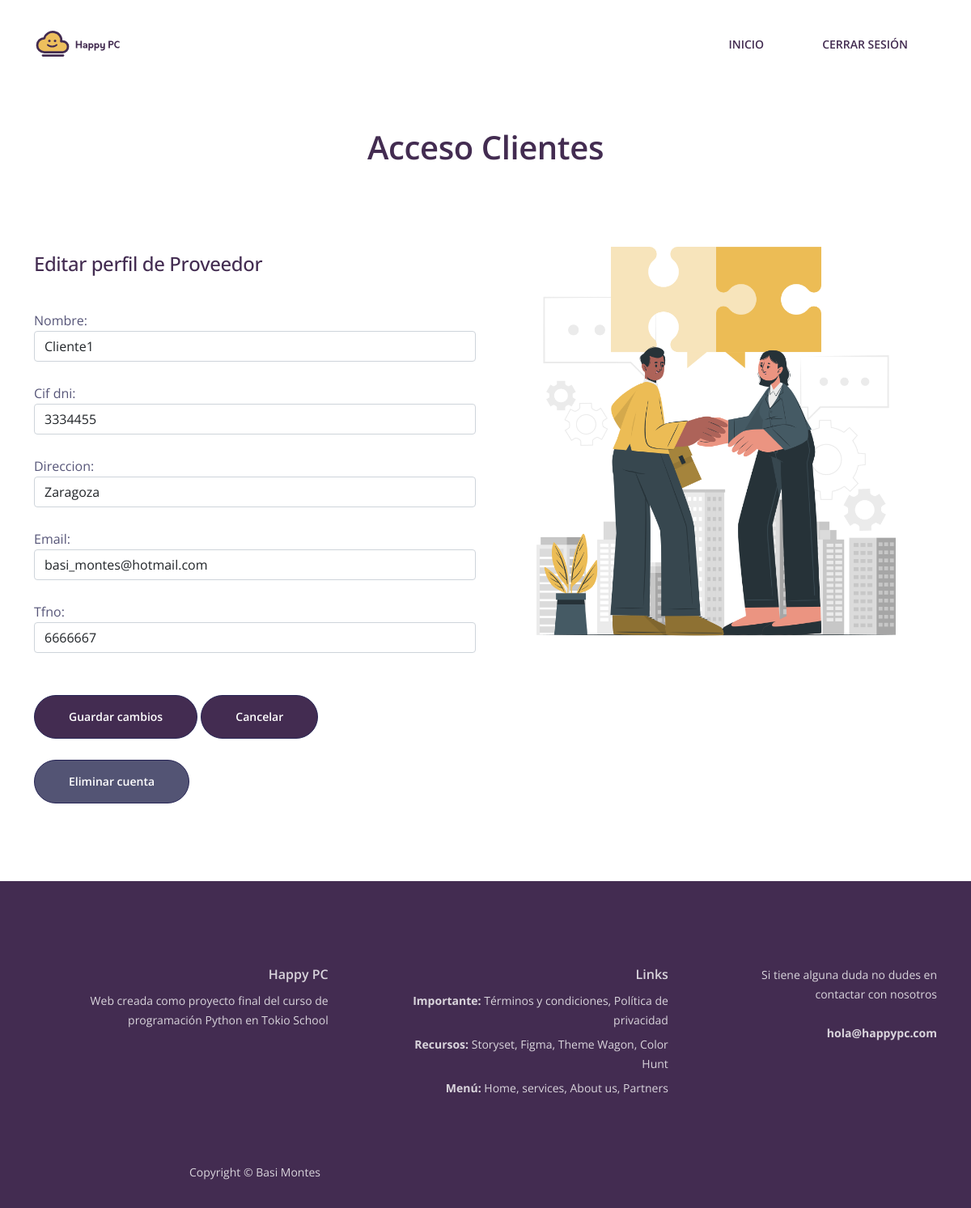
The page /editar_clientes/2 (signed in) on the database its author committed.
### suministros_informaticos_app/models.py (models this page shows, shortened)
class Clientes(models.Model):
    cliente_perfil = models.OneToOneField(User, on_delete=models.CASCADE)
    nombre = models.CharField(max_length=30)
    cif_dni = models.CharField(max_length=9)
    direccion = models.CharField(max_length=50)
    email = models.EmailField(blank=True, null=True)
    tfno = models.IntegerField(default=0)
    esCliente = models.BooleanField(default=True)
    esProveedor = models.BooleanField(default=False)

### suministros_informaticos_app/views.py (the view)
# urls.py: path('editar_clientes/<id>', views.editar_clientes, name="Editar Clientes"),
def editar_clientes(request, id):
    clientes = get_object_or_404(Clientes, id=id)
    data = {'form': Editar_Clientes(instance=clientes)}
    if request.method == "POST":
        form = Editar_Clientes(data=request.POST, instance=clientes)
        if form.is_valid():
            form.save()
            return redirect('Acceso')
        data['form'] = form
    return render(request, 'editar_clientes.html', data)

### suministros_informaticos_app/forms.py (shortened to what this page needs)
class Editar_Clientes(forms.ModelForm):
    class Meta:
        model = Clientes
        fields = '__all__'
        exclude = 'esCliente', 'esProveedor', 'cliente_perfil'

### suministros_informaticos_app/templates/editar_clientes.html (shortened to what this page needs)
{% load widget_tweaks %}
{% load static %}
<!DOCTYPE html>
<html lang="en">
  <head>
      <link rel="stylesheet" href="{% static 'css/bootstrap.min.css' %}">
      <link rel="stylesheet" href="{% static 'css/fontawesome-all.min.css' %}">
      <link rel="stylesheet" href="{% static 'css/swiper.css' %}">
      <link rel="stylesheet" href="{% static 'css/styles.css' %}">
  </head>
  <body data-bs-spy="scroll" data-bs-target="#navbarExample">
      <nav id="navbarExample" class="navbar navbar-expand-lg fixed-top navbar-light" aria-label="Main navigation">
          <div class="container">
              <a class="navbar-brand logo-image" href="{% url 'Home' %}"><img src="{% static 'images/Logo horizontal.svg' %}"></a>
              <div class="navbar-collapse offcanvas-collapse" id="navbarsExampleDefault">
                  <ul class="navbar-nav ms-auto navbar-nav-scroll">
                    <li class="nav-item{% if request.path == '/login/' %}active{% endif %} px-lg-4">
                        <a href="{% url 'Home' %}" class="nav-link text-uppercase text-expanded"> <span class="navname">Inicio</span> </a>
                    </li>
                    <li class="nav-item{% if request.path == '/login/' %}active{% endif %} px-lg-4">
                        {% if request.user.is_authenticated %}
                        <a href="{% url 'logout' %}" class="nav-link text-uppercase text-expanded"> <span class="navname">Cerrar Sesión</span> </a>
                        {% else  %}
                        <a href="{% url 'login' %}" class="nav-link text-uppercase text-expanded"> <span class="navname">Iniciar Sesión</span> </a>
                        {% endif %}
                      </li>
                </ul>
              </div>
          </div>
      </nav>
      <header class="ex-header">
        <div class="container">
            <div class="row">
                <div class="col-xl-10 offset-xl-1">
                    <br><br><br><br><br><br>
                    {% if user.clientes.esCliente %}
                    <h1 class="text-center">Acceso Clientes</h1>
                    {% endif %}
                </div>
            </div>
        </div>
      </header>
      <div class="ex-form-1 pt-5 pb-5">
        <div class="container">
            <div class="row">
                <div class="col-lg-6">
                    <div class="text-box mt-5 mb-5">
                        {% if user.clientes.esCliente %}
                        <h1 class="h4 mb-3 font-weight-normal">Editar perfil de Proveedor</h1>
                        <form id="formulario" method="post" action='' class="form-signin">{% csrf_token %}
                            {% for field in form.visible_fields %}
                                <br> {{field.label_tag}}
                                    {% render_field field class="form-control" %}
                            {% endfor %}
                                    <br><br>
                                    <button class="btn-solid-lg_proveedores" > Guardar cambios </button>
                                    <a href="{% url 'Acceso' %}" class="btn-solid-lg_proveedores"> <span class="navname">Cancelar</span> </a>
                                    <br><br>
                                    <a class="btn-solid-lg_clientes" href="/eliminar_clientes">Eliminar cuenta</a>
                        </form>
                        {% endif %}
                </div>
            </div>
            <div class="col-lg-6">
                <div class="image-container">
                    <img class="img-fluid" src="{% static 'images/Business merger-cuate.png' %}">
                </div>
            </div>
          </div>
        </div>
      </div>
      <div class="footer">
          <div class="container">
              <div class="row">
                  <div class="col-lg-12">
                      <div class="footer-col first">
                          <h6>Happy PC</h6>
                          <p class="p-small">Web creada como proyecto final del curso de programación Python en Tokio School</p>
                      </div>
                      <div class="footer-col second">
                          <h6>Links</h6>
                          <ul class="list-unstyled li-space-lg p-small">
                              <li><strong>Importante:</strong>
                                  <a href="terms.html">Términos y condiciones</a>,
                                  <a href="privacy.html">Política de privacidad</a>
                              </li>
                              <li><strong>Recursos:</strong>
                                  <a href="https://storyset.com">Storyset</a>,
                                  <a href="https://www.figma.com">Figma</a>,
                                  <a href="https://themewagon.com">Theme Wagon</a>,
                                  <a href="https://colorhunt.co/">Color Hunt</a>
                              </li>
                              <li><strong>Menú:</strong>
                                  <a href="#header">Home</a>,
                                  <a href="#services">services</a>,
                                  <a href="#aboutus">About us</a>,
                                  <a href="#partners">Partners</a>
                              </li>
                          </ul>
                      </div>
                      <div class="footer-col third">
                          <p class="p-small">Si tiene alguna duda no dudes en contactar con nosotros <br><br>
                              <a href="mailto:basi_montes@hotmail.com"><strong>hola@happypc.com</strong></a>
                          </p>
                      </div>
                  </div>
              </div>
          </div>
      </div>
      <div class="copyright">
          <div class="container">
              <div class="row">
                  <div class="col-lg-6">
                      <p class="p-small">Copyright © <a href="https://basimontes.github.io/personal_site/index.html" target="_blank">Basi Montes</a></p>
                  </div>
              </div>
          </div>
      </div>
  </body>
</html>

### static/css/styles.css (style rules this page uses)
body, html { width: 100%; height: 100%; min-height: 100vh; }
body, p { color: #565578; font: 400 1rem/1.625rem "Open Sans", sans-serif; }
h1 { color: #432C51; font-weight: 600; font-size: 2.5rem; line-height: 3.25rem; letter-spacing: -0.4px; }
h6 { color: #432C51; font-weight: 600; font-size: 1rem; line-height: 1.375rem; }
.p-small { font-size: 0.875rem; line-height: 1.5rem; }
.li-space-lg li { margin-bottom: 0.5rem; }
a { color: #565578; text-decoration: underline; }
.btn-solid-lg_proveedores { display: inline-block; padding: 1.625rem 2.625rem 1.625rem 2.625rem; border: 1px solid #272556; border-radius: 30px; background-color: #432C51; color: #ffffff; font-weight: 600; font-size: 0.875rem; line-height: 0; text-decoration: none; transition: all 0.2s; }
.btn-solid-lg_clientes { display: inline-block; padding: 1.625rem 2.625rem 1.625rem 2.625rem; border: 1px solid #272556; border-radius: 30px; background-color: #535474; color: #ffffff; font-weight: 600; font-size: 0.875rem; line-height: 0; text-decoration: none; transition: all 0.2s; }
.navbar { background-color: #fff2dc; font-weight: 600; font-size: 0.875rem; line-height: 0.875rem; }
.navbar .navbar-brand { padding-top: 0.25rem; padding-bottom: 0.25rem; }
.navbar .logo-image img { width: 200px; height: 45px; }
.offcanvas-collapse { position: fixed; top: 3.25rem; bottom: 0; left: 100%; width: 100%; padding-right: 1rem; padding-left: 1rem; overflow-y: auto; visibility: hidden; background-color: #fff2dc; transition: visibility .3s ease-in-out, -webkit-transform .3s ease-in-out; transition: transform .3s ease-in-out, visibility .3s ease-in-out; transition: transform .3s ease-in-out, visibility .3s ease-in-out, -webkit-transform .3s ease-in-out; }
.navbar .navbar-nav { margin-top: 0.75rem; margin-bottom: 0.5rem; }
.navbar .nav-item .nav-link { padding-top: 0.625rem; padding-bottom: 0.625rem; color: #432C51; text-decoration: none; transition: all 0.2s ease; }
.footer { padding-top: 6.5rem; padding-bottom: 2rem; background-color: #432C51; margin-top: auto; margin-left: auto; margin-right: 0; display: table; width: 100%; height: 13vh; text-align: right; }
.footer a { color: #ffffff; text-decoration: none; }
.footer .footer-col { margin-bottom: 3rem; }
.footer h6 { margin-bottom: 0.625rem; color: #ffffff; opacity: 0.8; }
.footer p, .footer ul { color: #ffffff; opacity: 0.8; }
.footer .li-space-lg li { margin-bottom: 0.375rem; }
.copyright { padding-bottom: 1rem; background-color: #432C51; text-align: center; }
.copyright p, .copyright a { color: #ffffff; text-decoration: none; }
.copyright p { opacity: 0.8; }
@media (min-width: 992px) { .navbar { padding-top: 1.75rem; background-color: transparent; box-shadow: none; transition: all 0.2s; } }
@media (min-width: 992px) { .offcanvas-collapse { position: static; top: auto; bottom: auto; left: auto; width: auto; padding-right: 0; padding-left: 0; background-color: transparent; overflow-y: visible; visibility: visible; } }
@media (min-width: 992px) { .navbar .navbar-nav { margin-top: 0; margin-bottom: 0; } }
@media (min-width: 992px) { .navbar .nav-item .nav-link { padding-right: 0.75rem; padding-left: 0.75rem; } }
@media (min-width: 992px) { .footer .footer-col { margin-bottom: 2rem; } }
@media (min-width: 992px) { .footer .footer-col.first { display: inline-block; width: 320px; margin-right: 1.75rem; vertical-align: top; } }
@media (min-width: 992px) { .footer .footer-col.second { display: inline-block; width: 320px; margin-right: 1.75rem; vertical-align: top; } }
@media (min-width: 992px) { .footer .footer-col.third { display: inline-block; width: 224px; text-align: right; vertical-align: top; } }
@media (min-width: 1200px) { .container { max-width: 1140px; } }
@media (min-width: 1200px) { .footer .footer-col.first { width: 352px; margin-right: 6rem; } }
@media (min-width: 1200px) { .footer .footer-col.second { margin-right: 6.5rem; } }
@media (min-width: 1200px) { .footer .footer-col.third { text-align: right; } }

### rows shown on the page
Clientes: nombre "Cliente1" "3334455" "Zaragoza" "basi_montes@hotmail.com" "6666667"

### other values the page prints
{{ field.label_tag }} "Nombre:" "Cif dni:" "Direccion:" "Email:" "Tfno:"
